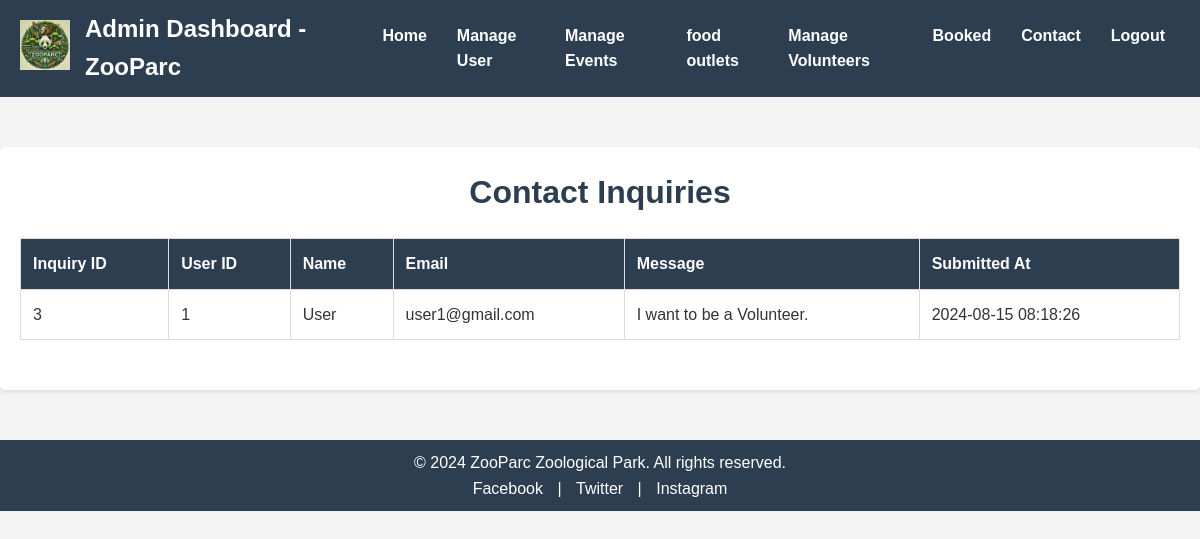
The page /Contactdetails.php (signed in) on the database its author committed.
### tables this page shows
CREATE TABLE `contactinquiries` (
  `inquiry_id` int(11) NOT NULL,
  `user_id` int(11) DEFAULT NULL,
  `name` varchar(100) DEFAULT NULL,
  `email` varchar(100) DEFAULT NULL,
  `message` text DEFAULT NULL,
  `submitted_at` timestamp NOT NULL DEFAULT current_timestamp()
);

### Contactdetails.php (the view, shortened to what this page needs)
<?php
$conn = new mysqli('localhost', 'root', '', 'zoo');
$sql = "SELECT * FROM ContactInquiries";
$result = $conn->query($sql);
?>
<!DOCTYPE html>
<html lang="en">
<head>
    <link rel="stylesheet" href="css/contactdetails.css">
</head>
<body>
<?php include('php/admin-header.php'); ?>
<main>
    <section class="inquiries-section">
        <h2>Contact Inquiries</h2>
        <table>
            <thead>
                <tr>
                    <th>Inquiry ID</th>
                    <th>User ID</th>
                    <th>Name</th>
                    <th>Email</th>
                    <th>Message</th>
                    <th>Submitted At</th>
                </tr>
            </thead>
            <tbody>
                <?php
                if ($result->num_rows > 0) {
                    while($row = $result->fetch_assoc()) {
                        echo "<tr>
                                <td>{$row['inquiry_id']}</td>
                                <td>{$row['user_id']}</td>
                                <td>{$row['name']}</td>
                                <td>{$row['email']}</td>
                                <td>{$row['message']}</td>
                                <td>{$row['submitted_at']}</td>
                            </tr>";
                    }
                } else {
                    echo "<tr><td colspan='6'>No contact inquiries found.</td></tr>";
                }
                ?>
            </tbody>
        </table>
    </section>
</main>
<?php include('php/footer.php'); ?>
</body>
</html>

### css/contactdetails.css (style rules this page uses)
* { margin: 0; padding: 0; box-sizing: border-box; }
body { font-family: 'Arial', sans-serif; line-height: 1.6; background-color: #f4f4f4; color: #333; }
main { max-width: 1200px; margin: 50px auto; padding: 20px; background-color: #fff; border-radius: 5px; box-shadow: 0 2px 5px rgba(0, 0, 0, 0.1); }
.inquiries-section h2 { font-size: 2rem; color: #2c3e50; margin-bottom: 20px; text-align: center; }
table { width: 100%; border-collapse: collapse; margin-bottom: 30px; }
table th, table td { padding: 12px; border: 1px solid #ddd; text-align: left; }
table th { background-color: #2c3e50; color: #fff; }

### rows shown on the page
contactinquiries: inquiry_id "3", user "1", name "User", email "user1@gmail.com", message "I want to be a Volunteer.", submitted_at "2024-08-15 08:18:26"
